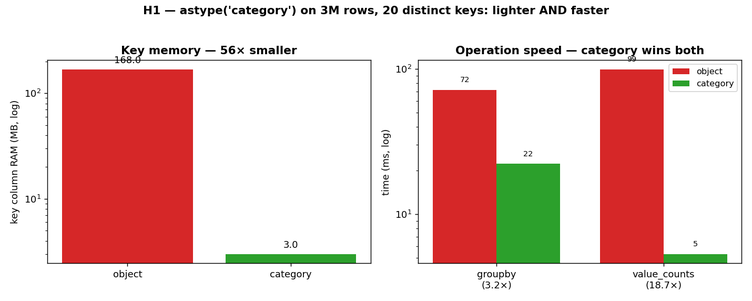
#> input picture chapter_7_pandas_dask_polars/hypothesis/h01_category_groupby/h01_category_groupby.png, 752 x 301 px, shrunk from 1430 x 572 before the run
$ python visualize.py
#> lines starting #> are read from the running program, lines starting #| are printed output that depends on the picture
"""Tile every Chapter 7 hypothesis chart into a single dashboard.

Each hypothesis folder has its own `bench.py --plot` that saves its chart PNG. This driver
just assembles those PNGs into `hypothesis_dashboard.png` -- it does NOT re-run the benchmarks
(some, like H2's Dask sweep and H3's Parquet scan, are slow). Regenerate an individual chart
with that folder's `bench.py --plot`, then re-run this to refresh the dashboard.

Run: .venv/bin/python chapter_7/hypothesis/visualize.py
"""
import pathlib

import matplotlib
matplotlib.use("Agg")
import matplotlib.pyplot as plt  # noqa: E402
import matplotlib.image as mpimg  # noqa: E402

HERE = pathlib.Path(__file__).resolve().parent

PANELS = [
    ("h01_category_groupby", "h01_category_groupby.png"),
    ("h02_dask_work_scaling", "h02_dask_work_scaling.png"),
    ("h03_polars_parquet_pushdown", "h03_polars_parquet_pushdown.png"),
    ("h04_category_cardinality", "h04_category_cardinality.png"),
    ("h05_cow_lazy_copy", "h05_cow_lazy_copy.png"),
]


def main():
    fig, axes = plt.subplots(3, 2, figsize=(17, 15))
    for ax, (folder, png) in zip(axes.flat, PANELS):
        ax.axis("off")
        path = HERE / folder / png
        if path.exists():
            ax.imshow(mpimg.imread(path))
        else:
            ax.text(0.5, 0.5, f"missing:\n{folder}\nrun bench.py --plot", ha="center", va="center")
    # blank the unused 6th cell
    for ax in axes.flat[len(PANELS):]:
        ax.axis("off")
#> this loop made 1 pass
    fig.suptitle("Chapter 7 — Hypothesis Lab (Apple Silicon, CPython 3.14, pandas 3.0, polars 1.41)",
                 fontsize=16, fontweight="bold")
    fig.tight_layout(rect=(0, 0, 1, 0.98))
    out = HERE / "hypothesis_dashboard.png"
    fig.savefig(out, dpi=100)
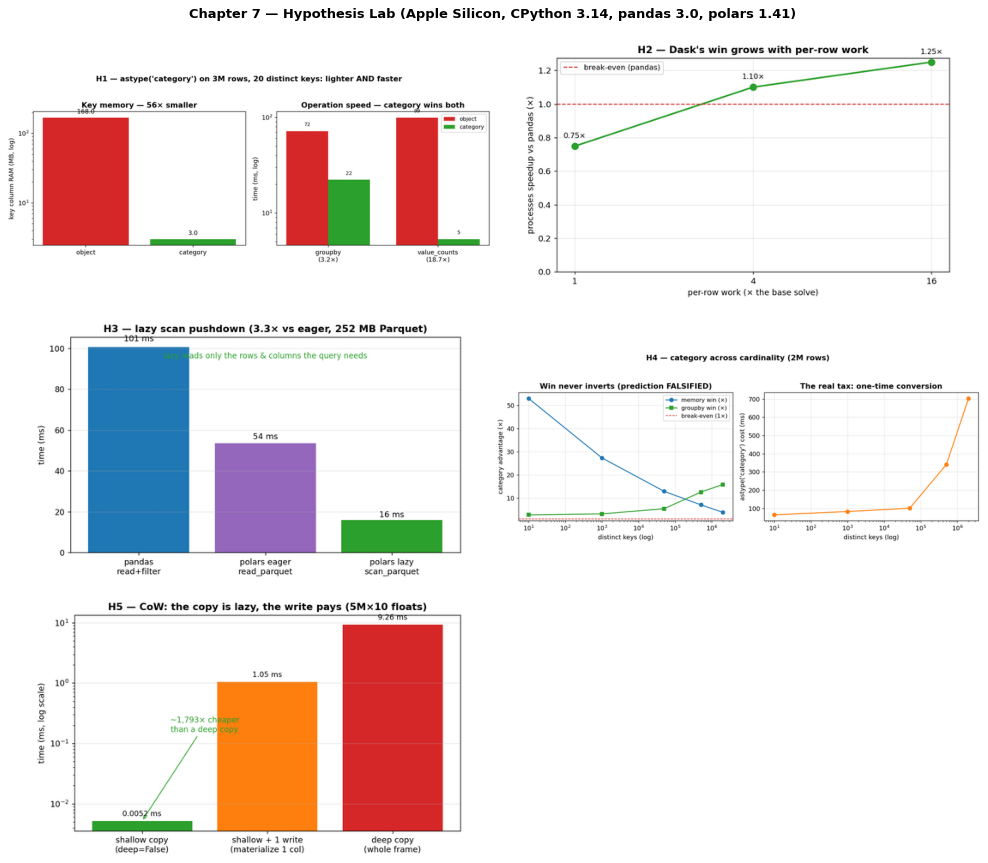
#> figure drawn by matplotlib, 5 panels
    print(f"saved {out}")


if __name__ == "__main__":
    main()
